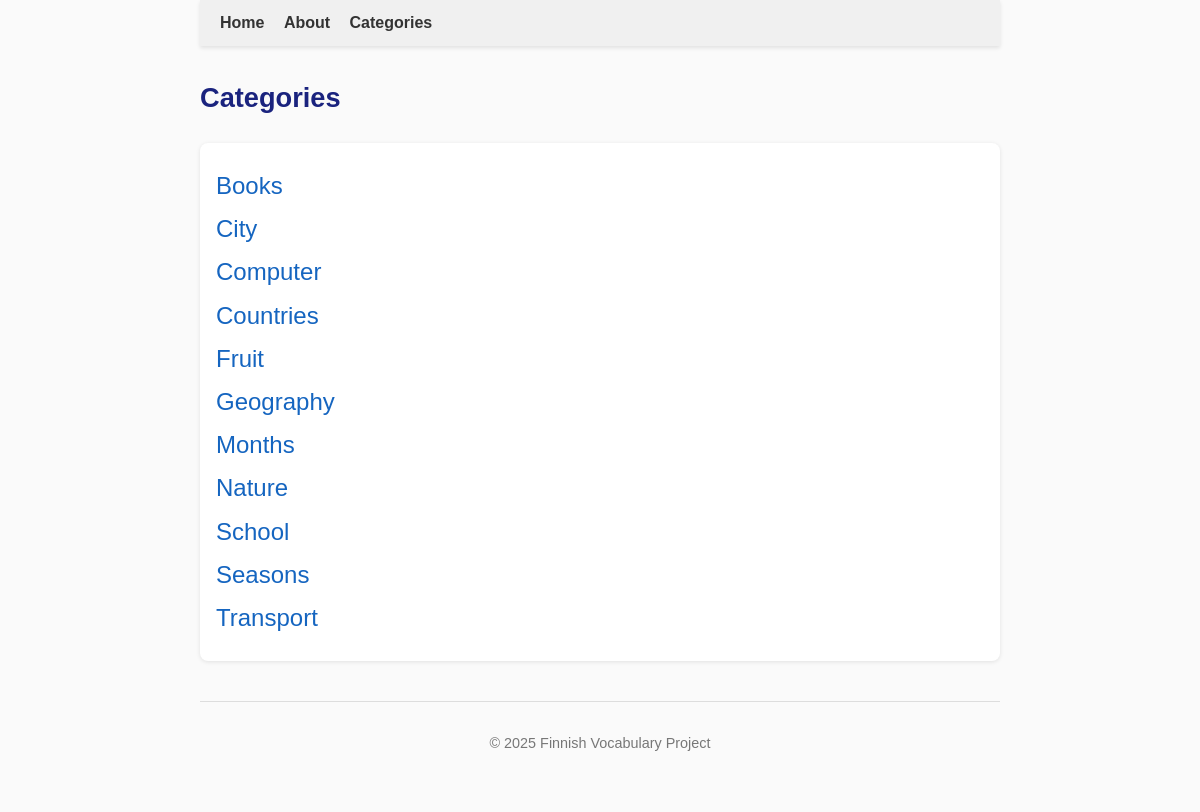
The page /categories on the database as committed earlier.
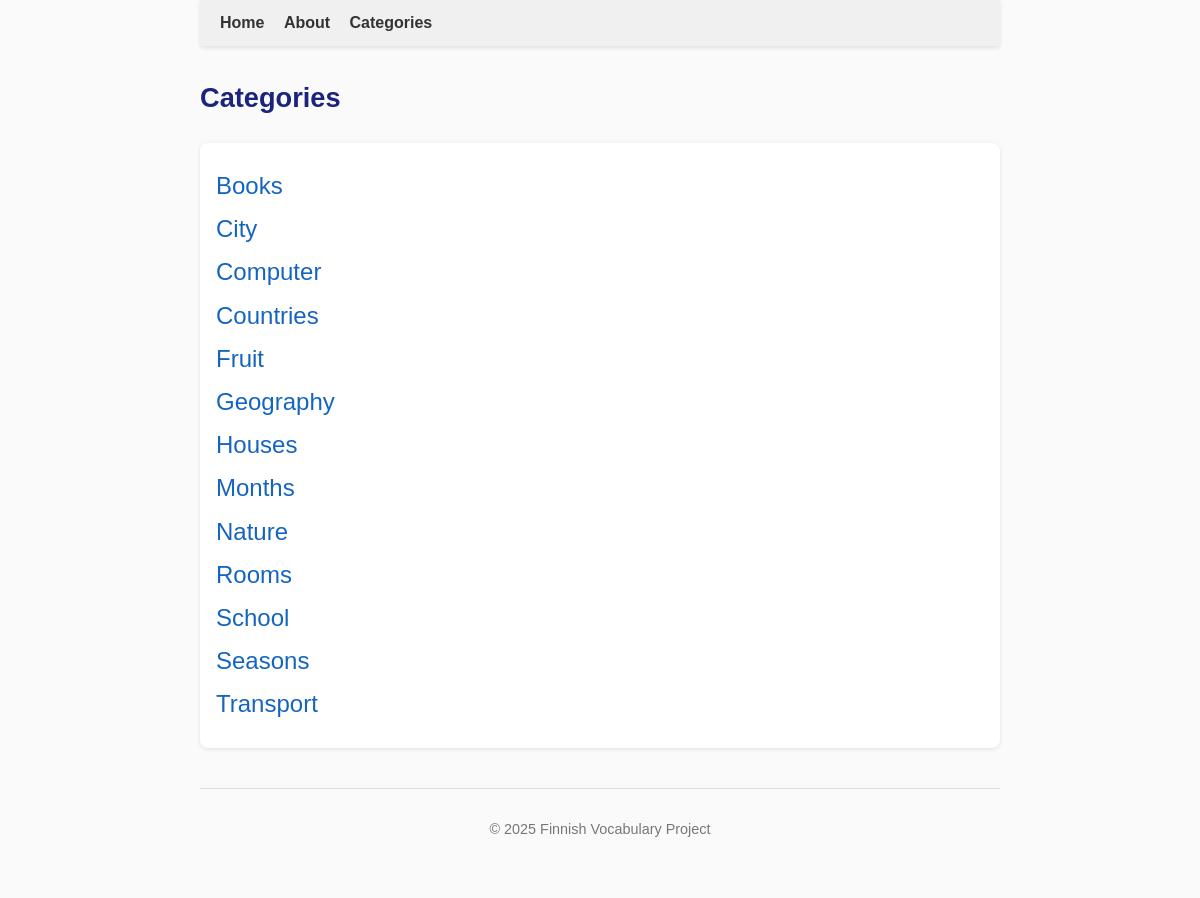
The same page on the database as committed later.
### tables this page shows
CREATE TABLE categories (
    id INTEGER PRIMARY KEY,
    name TEXT NOT NULL UNIQUE,
    parent_id INTEGER REFERENCES categories(id)
, description TEXT);

### app.py (the view)
@app.route('/categories')
def categories():
    conn = sqlite3.connect("finnish.db")
    conn.row_factory = sqlite3.Row
    cur = conn.cursor()
    cur.execute("SELECT id, name, parent_id FROM categories ORDER BY name")
    rows = cur.fetchall()
    categories_dict = {}
    for row in rows:
        if row['parent_id']:
            categories_dict.setdefault(row['parent_id'], []).append(row)
        else:
            categories_dict.setdefault(None, []).append(row)
    conn.close()
    return render_template('categories.html', categories=categories_dict)

### templates/categories.html
{% extends "base.html" %}
{% block content %}
<h2>Categories</h2>
<div class="categories-list">
{% if categories.get(None) %}
<ul>
{% for cat in categories.get(None) %}
    <li>
        <a href="{{ url_for('show_category', category_name=cat['name']) }}">
            {{ cat['name'] }}
        </a>
    </li>
{% endfor %}
</ul>
{% else %}
<p>No categories found.</p>
{% endif %}
</div>
{% endblock %}

### templates/base.html (shortened to what this page needs)
<!DOCTYPE html>
<html lang="en">
<head>
    <link rel="stylesheet" href="{{ url_for('static', filename='style.css') }}">
</head>
<body>
    <header>
        <nav>
            <a href="{{ url_for('home') }}">Home</a>
            <a href="{{ url_for('about') }}">About</a>
            <a href="{{ url_for('categories') }}">Categories</a>
        </nav>
    </header>
    <main>
        {% block content %}{% endblock %}
    </main>
    <footer>
        <p>&copy; 2025 Finnish Vocabulary Project</p>
    </footer>
</body>
</html>

### static/style.css (style rules this page uses)
body { font-family: Arial, sans-serif; max-width: 800px; margin: 0 auto; line-height: 1.6; color: #222; background-color: #fafafa; padding: 0 20px 40px 20px; }
header { background-color: #f0f0f0; padding: 10px 20px; margin-bottom: 30px; box-shadow: 0 2px 4px rgba(0, 0, 0, 0.1); }
nav { max-width: 800px; margin: auto; }
nav a { text-decoration: none; color: #333; margin-right: 15px; font-weight: bold; }
main { max-width: 800px; margin: auto; }
h2 { font-size: 1.7em; color: #1a237e; margin-bottom: 0.2em; }
footer { text-align: center; padding: 15px; margin-top: 40px; font-size: 0.9em; color: #777; border-top: 1px solid #ddd; }
.categories-list, .category-words { margin-top: 1.5em; padding: 1em; background-color: #ffffff; border-radius: 8px; box-shadow: 0 1px 4px rgba(0,0,0,0.1); }
.categories-list ul, .category-words ul { list-style-type: none; padding-left: 0; margin: 0.5em 0; }
.categories-list li, .category-words li { margin: 0.3em 0; }
.categories-list a { text-decoration: none; color: #1565c0; font-weight: 500; font-size: 1.5em; }

Rows that differ between the two databases and show on the page:
added categories: name "Houses"
added categories: name "Rooms"
